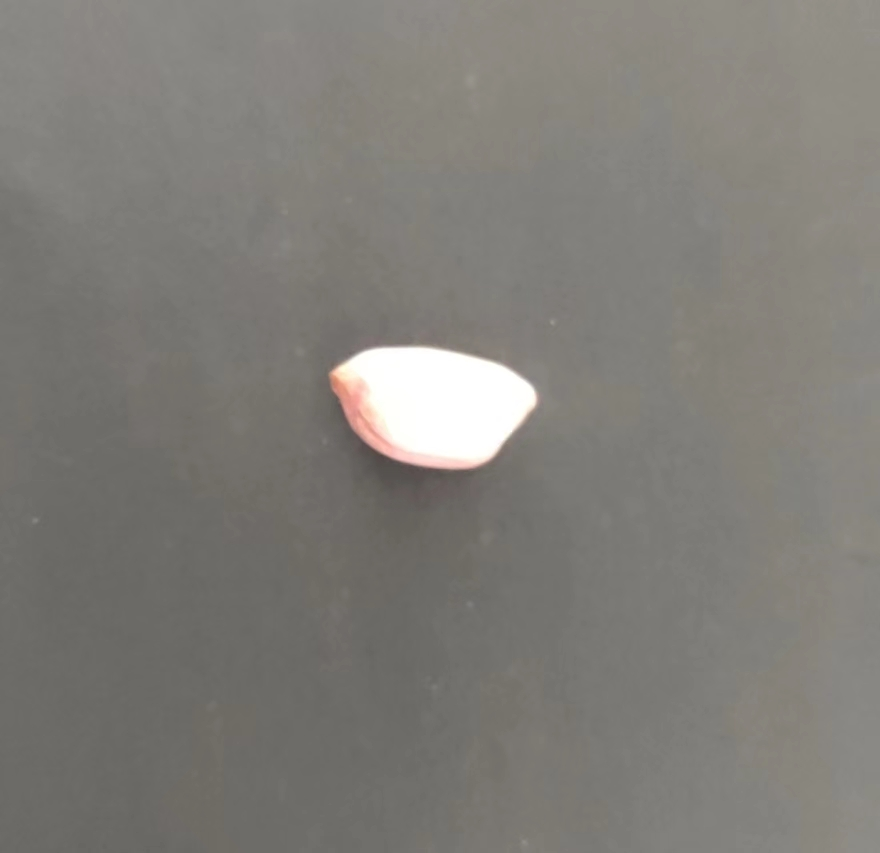
#> input picture rice_images/1.jpg, 880 x 853 px; its folder holds only this picture in this run
$ python rice.py
#> lines starting #> are read from the running program, lines starting #| are printed output that depends on the picture; after the words box and inside, x2 and y2 are one past the last pixel; in counts of white or black regions, pixels touching at a corner belong together
import cv2 as cv
import numpy as np
import os
images_path = "./rice_images"
names = os.listdir(images_path)
images = [cv.imread(i) for i in [os.path.join(images_path, j) for j in os.listdir(images_path)]]
#读入图片，并存储在列表images中
kernel = np.ones((7, 7), np.uint8)
for i in range(len(images)):
    num = int(names[i].split(".")[0])
    img = images[i]
    cv.imshow('原图', img)
    gray_img = cv.cvtColor(img, cv.COLOR_BGR2GRAY)  #从彩色转为灰度图
    cv.imshow('灰度', gray_img)
    ret, mask = cv.threshold(gray_img, 120, 255, cv.THRESH_BINARY) #二值化
    cv.imshow('二值化', mask)
    erosion = cv.erode(mask, kernel, iterations=1)  # 腐蚀变换
    cv.imshow('腐蚀化', erosion)
    dist_img = cv.distanceTransform(erosion, cv.DIST_L1, cv.DIST_MASK_3)  # 距离变换
    cv.imshow('距离变换', dist_img)
    dist_output = cv.normalize(dist_img, 0, 1.0, cv.NORM_MINMAX)
    ret, mask2 = cv.threshold(dist_output * 80, 0.3, 255, cv.THRESH_BINARY)
    cv.imshow('饱满化', mask2)
    kernel = np.ones((5, 5), np.uint8)
    opening = cv.morphologyEx(mask2, cv.MORPH_OPEN, kernel)
    opening = np.array(opening, np.uint8)
    contours, hierarchy = cv.findContours(opening, cv.RETR_TREE, cv.CHAIN_APPROX_SIMPLE)  # 轮廓提取，一个轮廓就是一粒豆子
    key = cv.waitKey(0)
    cv.waitKey(0)
    print(f"第{i+1}副图片")
    print(f'共有豆子：{num} 粒  预测豆子：{len(contours)} 粒')
    print(f"误差为: {abs(len(contours) - num)}")
    print()
#> this loop made 1 pass; (key Esc is pressed on pass 1)
#> num on pass 1: 1
#> (printed output is left out)
#> pass 1, `ret, mask = cv.threshold(gray_img, 120, 255, cv.THRESH_BINARY)`:
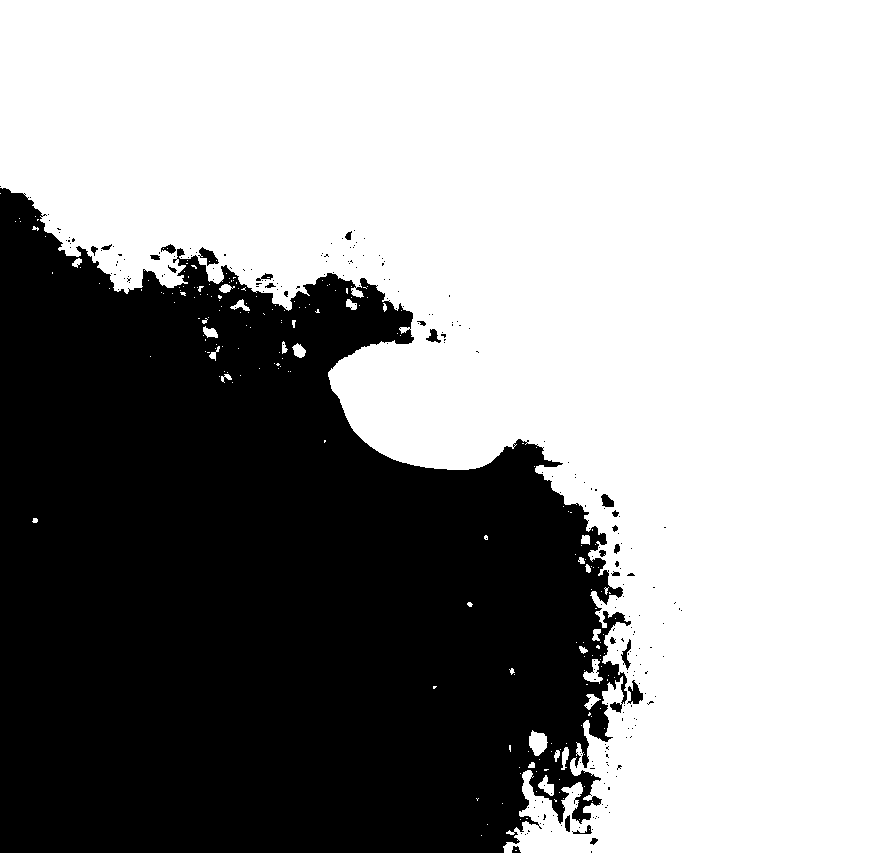
#> mask: shape (853, 880); 60.1% white; 251 black regions (226 under 20 px), largest, box (x1, y1, x2, y2) and area: (0, 188, 631, 853) 297574, (627, 680, 643, 704) 202, (198, 247, 219, 266) 186
#> pass 1, `erosion = cv.erode(mask, kernel, iterations=1)`:
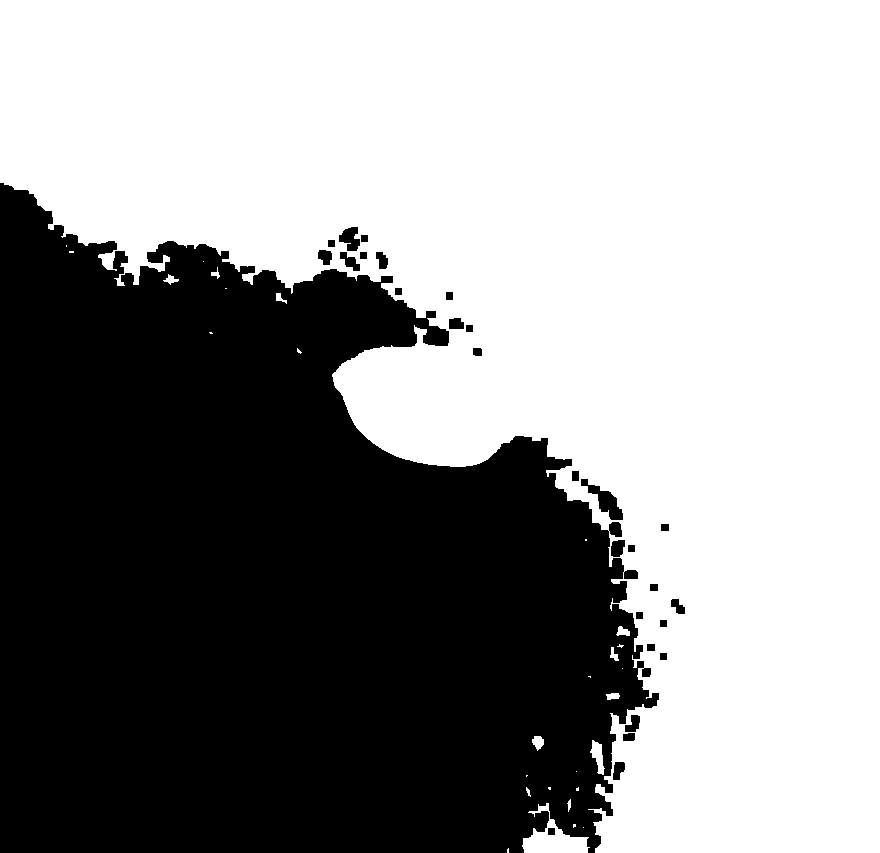
#> erosion: shape (853, 880); 57.3% white; 28 black regions, largest, box (x1, y1, x2, y2) and area: (0, 183, 659, 853) 317527, (581, 479, 623, 520) 615, (339, 227, 360, 251) 331
#> pass 1, `dist_img = cv.distanceTransform(erosion, cv.DIST_L1, cv.DIST_MASK_3)`:
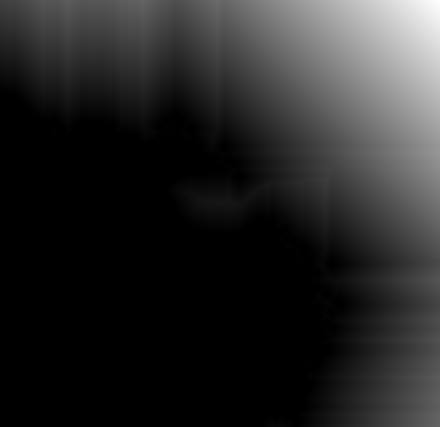
#> dist_img: shape (853, 880) float32 (shown at 1/2 size); min 0, max 719, mean 109.8; drawn with min black and max white
#> img is the input picture: shape (853, 880, 3); mean B, G, R 120.1, 125.2, 127.5
#> after the loop:
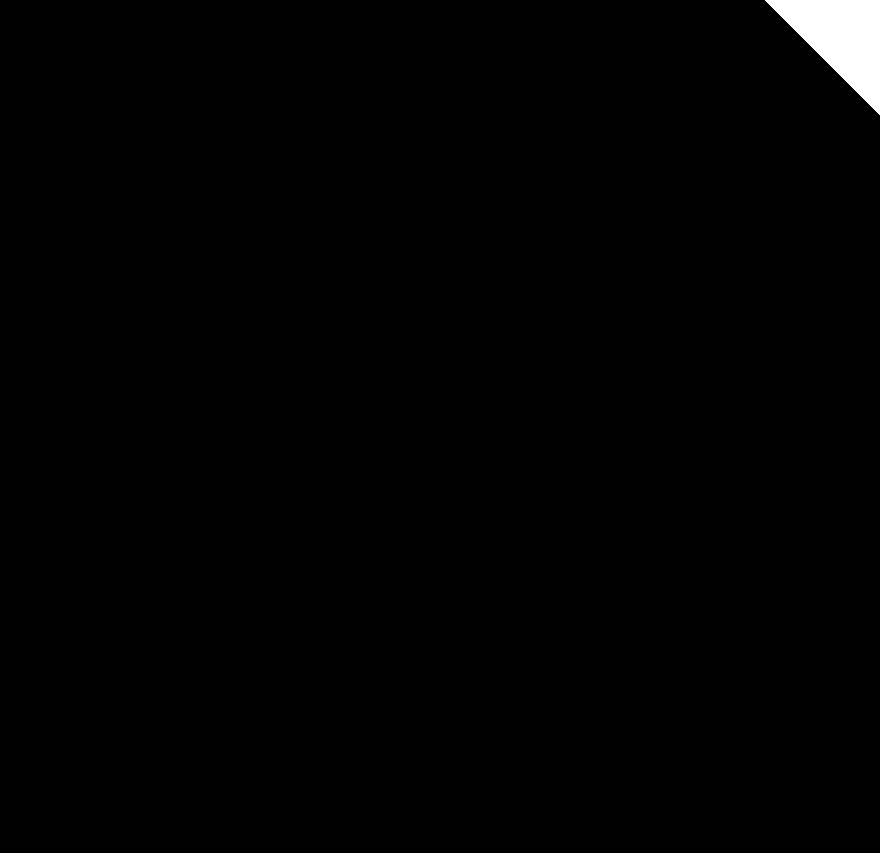
#> mask2: shape (853, 880) float32; 0.89% white; 1 white region, box (x1, y1, x2, y2) and area: (765, 0, 880, 115) 6670

$ run again, on rice_images/16.jpg
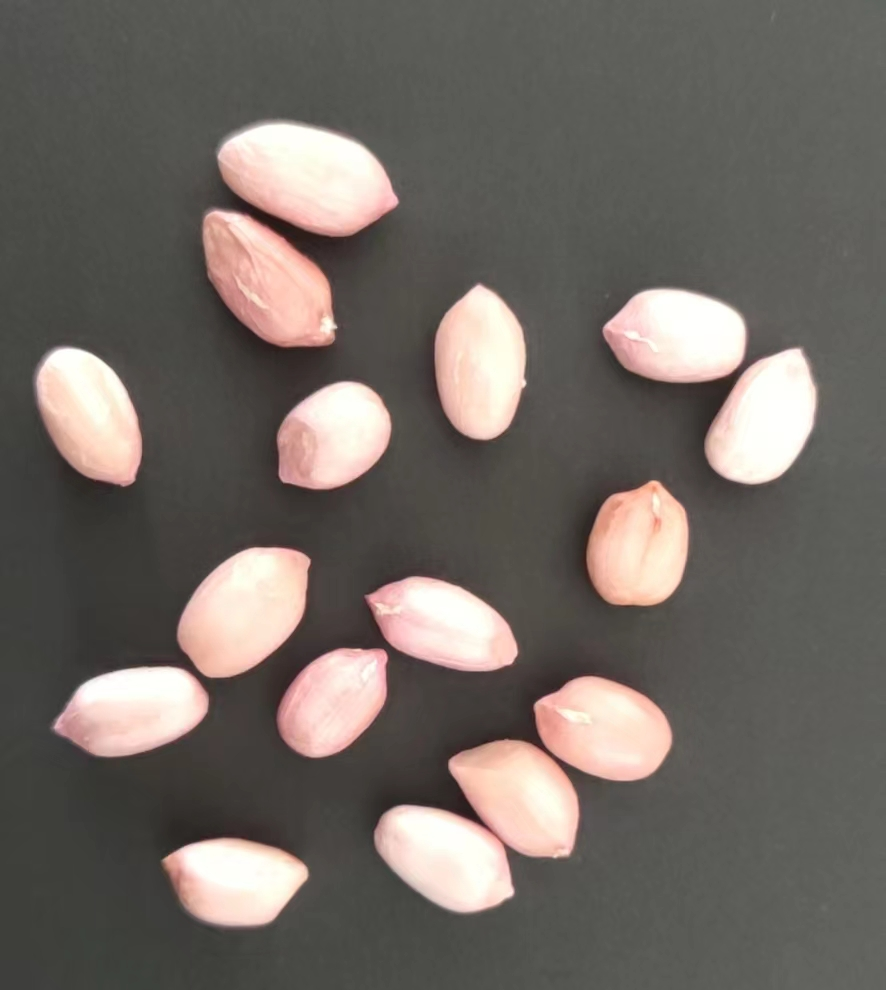
#> input picture rice_images/16.jpg, 886 x 990 px
#> the loop `for i in range(len(images)):` made 1 pass; (key Esc is pressed on pass 1)
#> num on pass 1: 16
#> (printed output is left out)
#> pass 1, `ret, mask = cv.threshold(gray_img, 120, 255, cv.THRESH_BINARY)`:
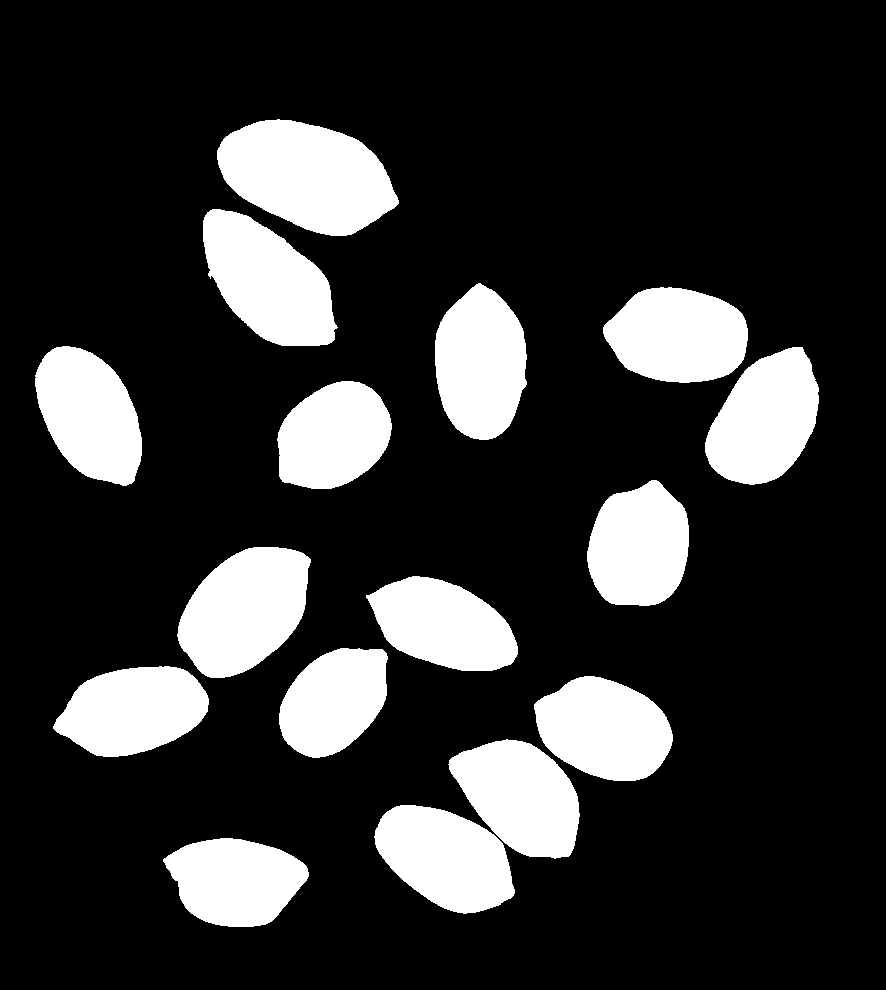
#> mask: shape (990, 886); 19.6% white; 16 white regions, largest, box (x1, y1, x2, y2) and area: (217, 119, 399, 236) 14738, (177, 547, 311, 678) 12354, (203, 209, 338, 346) 11955
#> img is the input picture: shape (990, 886, 3); mean B, G, R 99.8, 105.5, 112.6
#> after the loop `for i in range(len(images)):`:
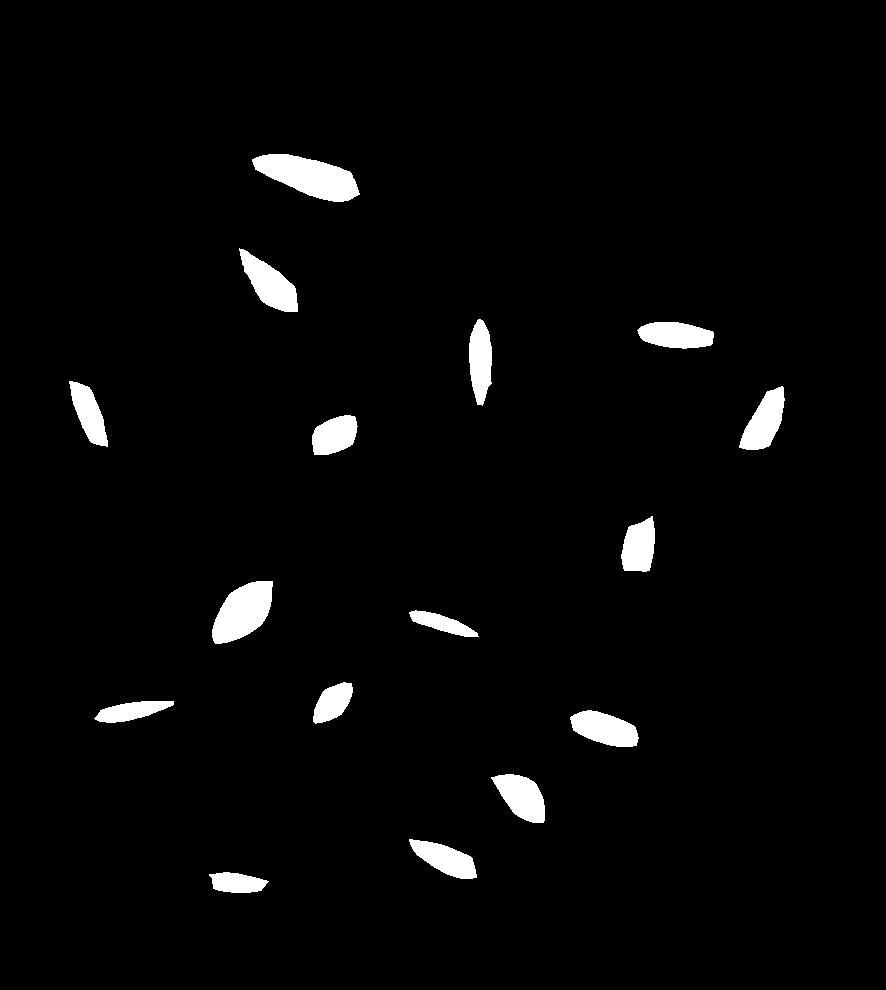
#> mask2: shape (990, 886) float32; 2.9% white; 16 white regions, largest, box (x1, y1, x2, y2) and area: (252, 154, 360, 202) 3098, (212, 581, 273, 644) 2541, (239, 248, 298, 312) 1861

$ run again, on rice_images/18.jpg
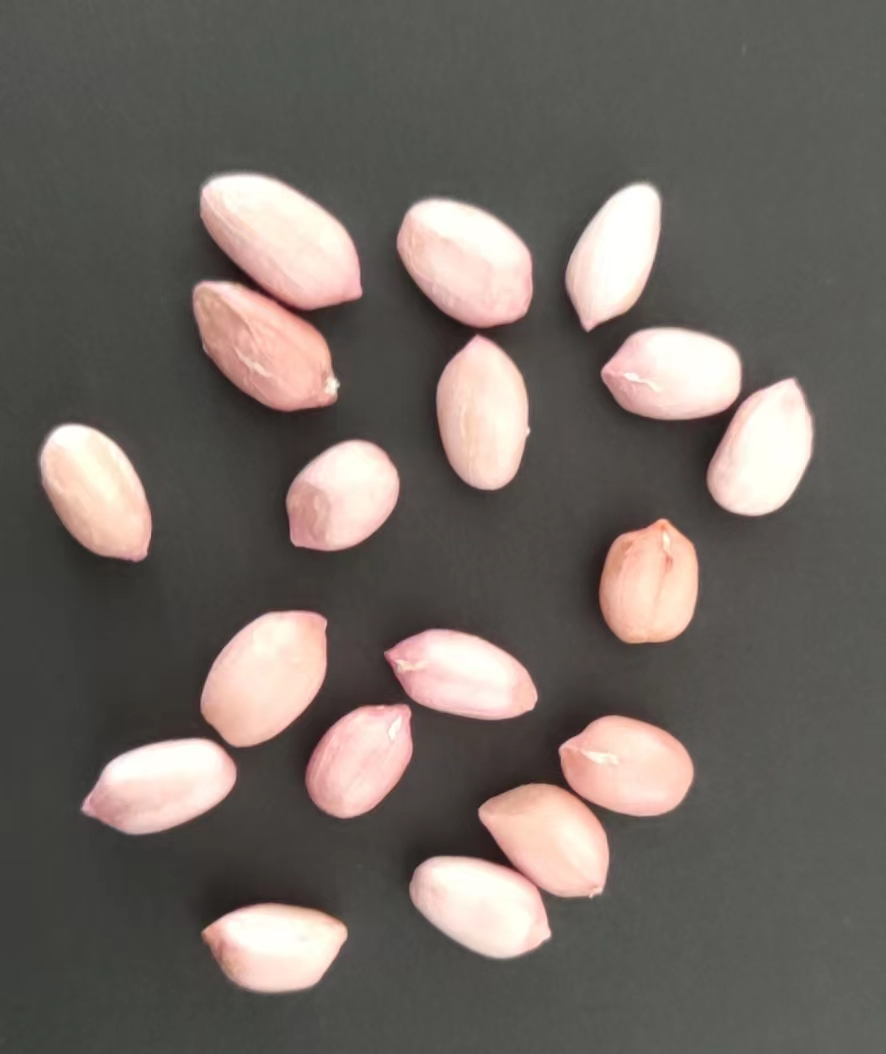
#> input picture rice_images/18.jpg, 886 x 1054 px
#> the loop `for i in range(len(images)):` made 1 pass; (key Esc is pressed on pass 1)
#> num on pass 1: 18
#> (printed output is left out)
#> pass 1, `ret, mask = cv.threshold(gray_img, 120, 255, cv.THRESH_BINARY)`:
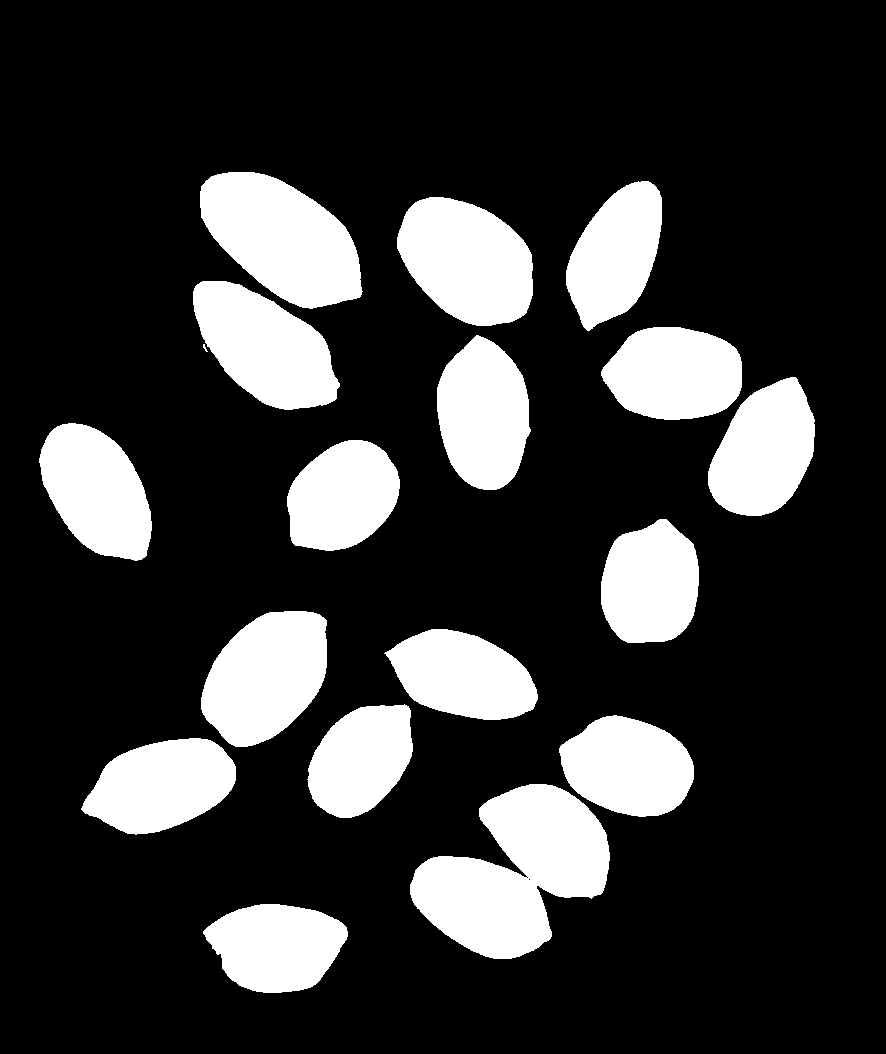
#> mask: shape (1054, 886); 20.6% white; 18 white regions (1 under 20 px), largest, box (x1, y1, x2, y2) and area: (410, 784, 610, 959) 20782, (200, 172, 363, 309) 14689, (397, 197, 533, 326) 12980
#> img is the input picture: shape (1054, 886, 3); mean B, G, R 98.8, 104.4, 112
#> after the loop `for i in range(len(images)):`:
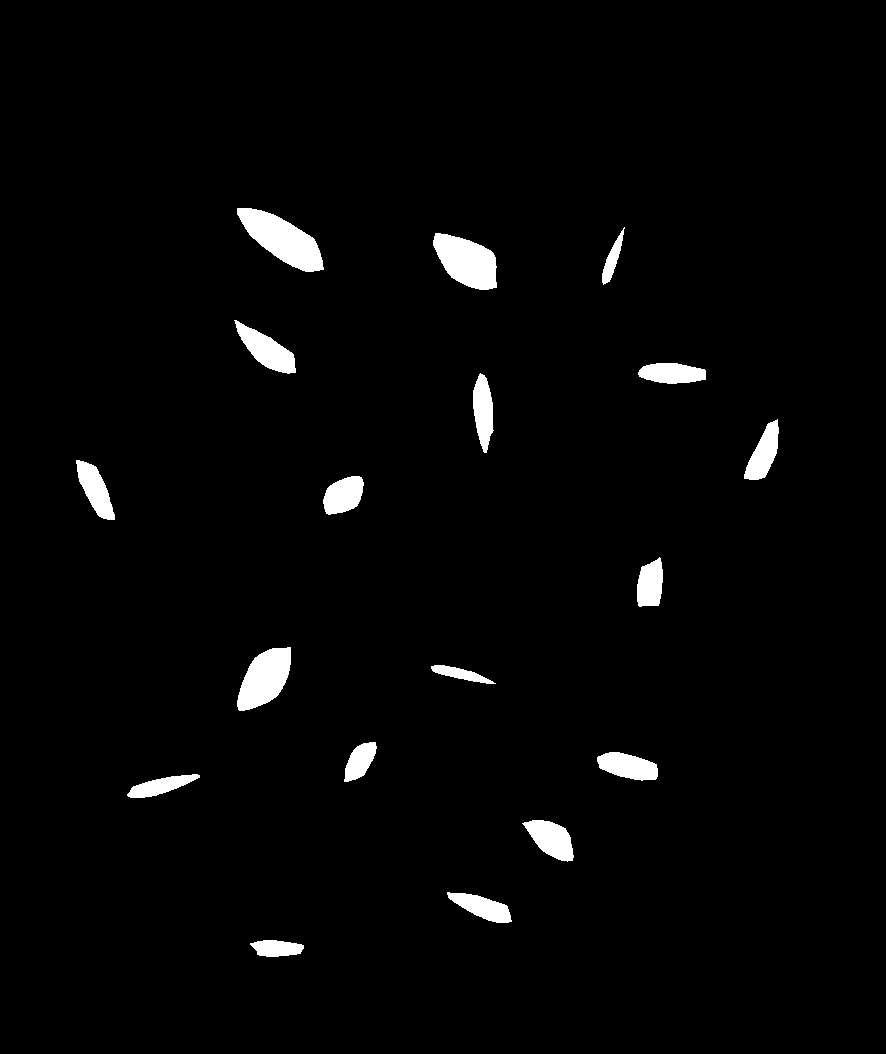
#> mask2: shape (1054, 886) float32; 2.4% white; 18 white regions, largest, box (x1, y1, x2, y2) and area: (237, 208, 324, 272) 2868, (433, 233, 497, 290) 2464, (237, 647, 291, 711) 2261
